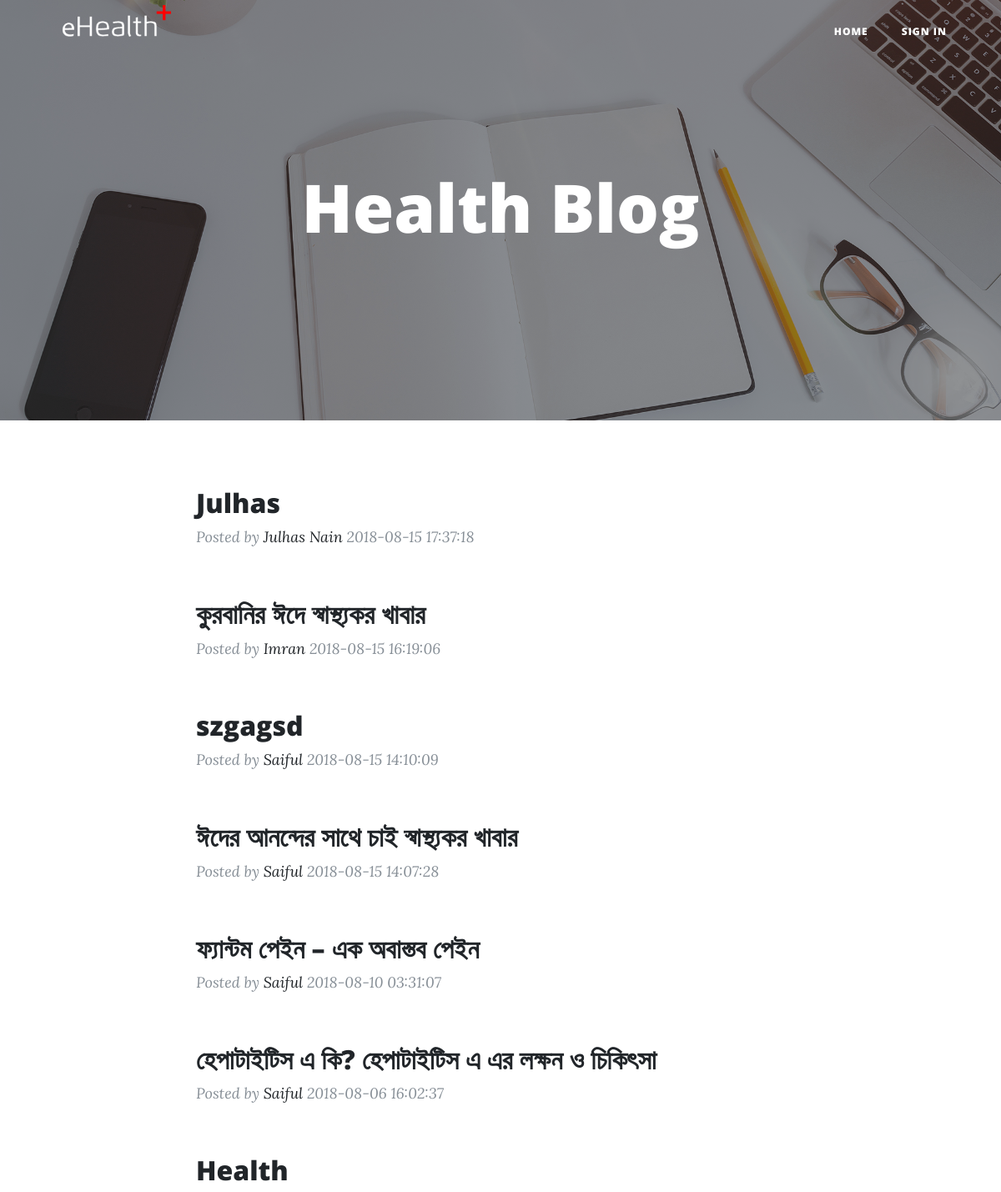
Before: /index.php/welcome/manage_blog (upper part) with the older database file.
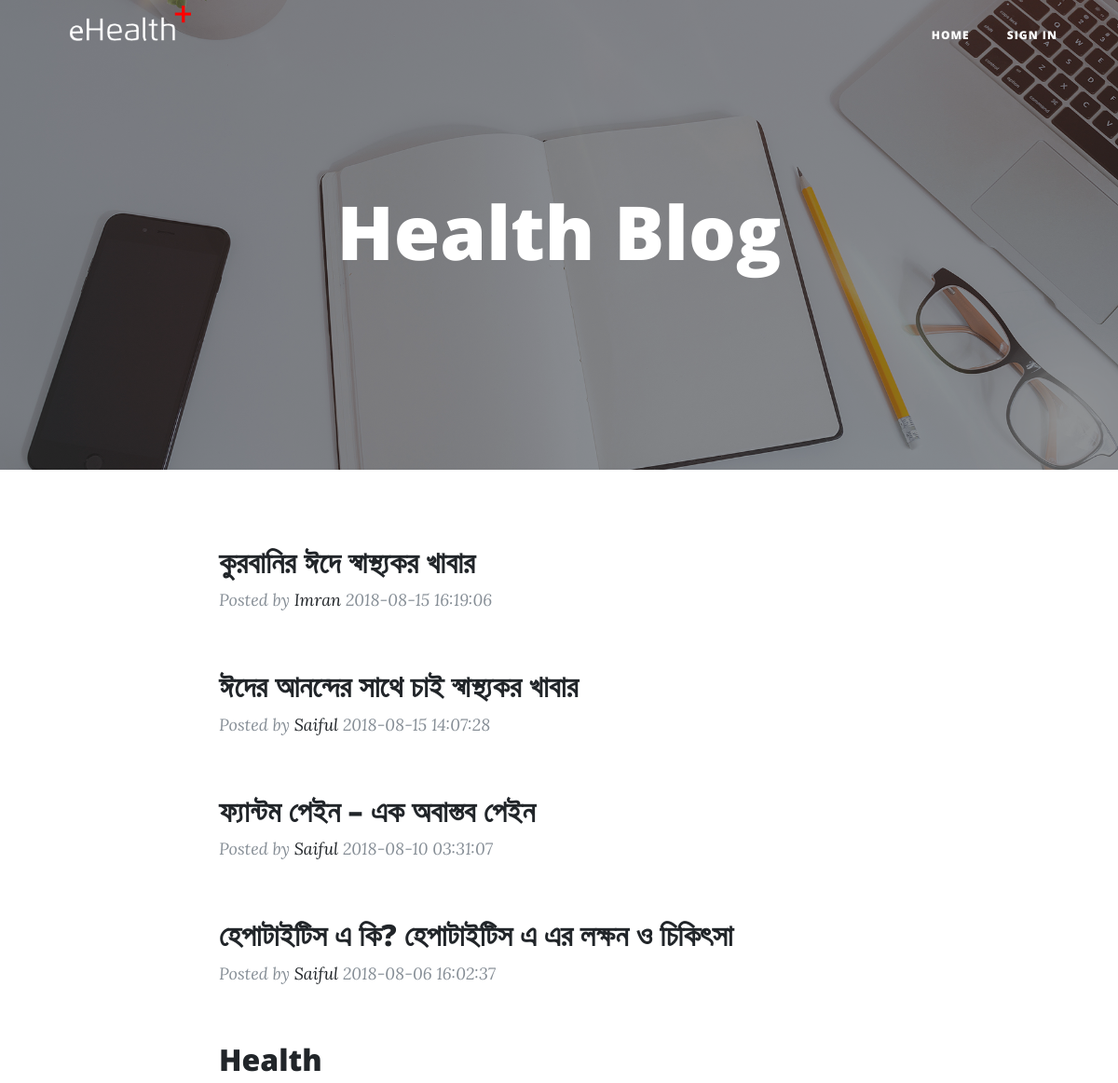
After: the same page with the newer database file.
### tables this page shows
CREATE TABLE `tbl_blog` (
  `blog_id` int(11) NOT NULL,
  `blog_title` varchar(255) NOT NULL,
  `blog_image` text NOT NULL,
  `blog_desc` text NOT NULL,
  `admin_id` int(11) NOT NULL,
  `blog_date` timestamp NOT NULL DEFAULT CURRENT_TIMESTAMP,
  `blog_view` int(11) UNSIGNED NOT NULL DEFAULT '0',
  `blog_status` tinyint(3) DEFAULT NULL
);

### application/controllers/Welcome.php (called while the page is built, shortened)
<?php
class Welcome extends CI_Controller
{
    public function __construct()
    {
        $this->load->model('welcome_model');
    }
    public function manage_blog()
    {
        $data['posts'] = $this->blog_model->select_all_blogs();
        $this->load->view('pages/blog_list', $data);
    }
}

### index.php (called while the page is built, shortened)
<?php
require_once BASEPATH.'core/CodeIgniter.php';

### application/models/Blog_model.php (called while the page is built, shortened)
<?php
class Blog_model extends CI_Model
{
    public function get_record($id)
    {
        return $this->db->where('admin_id', $id)->get('tbl_admin')->row();
    }
    public function select_all_blogs()
    {
        $result = $this->db->select('*')
            ->from('tbl_blog')
            ->order_by('blog_date desc')
            ->get()
            ->result();
        return $result;
    }
}

### application/views/pages/blog_list.php (the view, shortened to what this page needs)
<!DOCTYPE html>
<html lang="en">
<head>
    <link href="<?php echo base_url() ?>asset/blog_asset/vendor/bootstrap/css/bootstrap.min.css" rel="stylesheet">
    <link href="<?php echo base_url() ?>asset/blog_asset/vendor/font-awesome/css/font-awesome.min.css" rel="stylesheet"
          type="text/css">
    <link href="<?php echo base_url() ?>asset/blog_asset/css/clean-blog.min.css" rel="stylesheet">
</head>
<body>
<nav class="navbar navbar-expand-lg navbar-light fixed-top" id="mainNav">
    <div class="container">
        <a class="navbar-brand" href="<?php echo base_url() ?>"><img
                    src="<?php echo base_url() ?>asset/img/logo.png" class="img-responsive"
                    style="width: 140px; margin-top: -16px;"></a>
        <div class="collapse navbar-collapse" id="navbarResponsive">
            <ul class="navbar-nav ml-auto">
                <li class="nav-item">
                    <a class="nav-link" href="<?php echo base_url('welcome/manage_blog') ?>">Home</a>
                </li>
                    <?php if ($this->session->userdata('admin_id')) { ?>
                        <li class="nav-item"><a class="nav-link" href="<?php echo base_url('admin-dashboard') ?>">
                                Dashboard </a></li>
                        <li class="nav-item"><a class="nav-link" href="<?php echo base_url('welcome/main_logout') ?>">
                                Logout </a></li>
                    <?php } else { ?>
                        <li class="nav-item">
                            <a class="nav-link" href="<?php echo base_url('blog/add_user_sign_in') ?>">Sign In</a>
                        </li>
                    <?php } ?>
                </ul>
        </div>
    </div>
</nav>
<header class="masthead" style="background-image: url('<?php echo base_url() ?>asset/blog_asset/img/home-bg.jpg')">
    <div class="overlay"></div>
    <div class="container">
        <div class="row">
            <div class="col-lg-8 col-md-10 mx-auto">
                <div class="site-heading">
                    <h1>Health Blog</h1>
                </div>
            </div>
        </div>
    </div>
</header>
<div class="container">
    <div class="row">
        <div class="col-lg-8 col-md-10 mx-auto">
            <div class="post-preview">
                <?php
                foreach ($posts as $post) {
                    $user = $this->blog_model->get_record($post->admin_id);
                    ?>
                    <br>
                    <h2 class="post-title">
                        <a href="<?php echo base_url("welcome/view_blog/$post->blog_id") ?>"><?php echo $post->blog_title ?></a>
                    </h2>
                    <p class="post-meta">Posted by
                        <a href="#"><?php echo $user->admin_name ?></a>
                        <?php echo $post->blog_date ?></p>
                    <?php
                }
                ?>
            </div>
        </div>
    </div>
</div>
</body>
</html>

Changed rows visible on the page:
removed tbl_blog: blog_title "Julhas", admin.admin_name "Julhas Nain", blog_date "2018-08-15 17:37:18"
removed tbl_blog: blog_title "szgagsd", admin.admin_name "Saiful", blog_date "2018-08-15 14:10:09"
